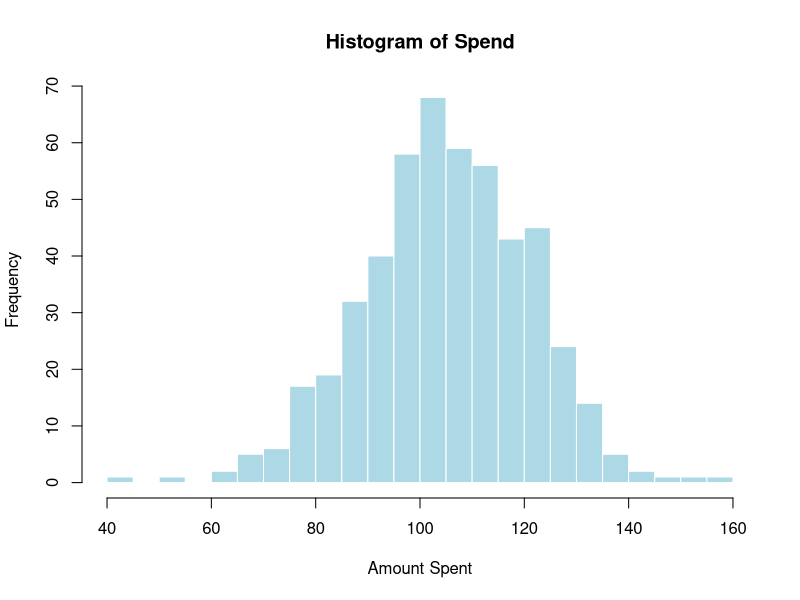

Write the R code that produced this figure.
#this code will create a simulated dataset based on information about the
# supermarket shopping habits of UK families. We create a dataset
# representing 500 simulated observations.
# The variables are
# -spend - amount spent on weekly supermarket shop
# -qtime - time spent queuing at checkout/ collection point
# -famsize - no. of household members in addition to buyer
# -store - indicates whether the store is 1: urban, 2 :rural,
# 3 : citycentre
# -shoptype - 0: instore shop, 1: online collection, 2: online home delivery 
# -income - estimated household income
# The setwd() command is optional - you may edit it to your own file
# storage directory or omit entirely
#setwd()

# setting the seed to generate the same dataset 
# every time the code is run
# Create a simulated dataset
set.seed(2275285)
spend <- rnorm(500, 105, 15.75)
qtime <- rpois(500, 7)
famsize <- rpois(500, 4)
store <- sample(1:3, 500, replace = TRUE)
shoptype <- rbinom(500, 2, 0.14)
income <- rnorm(500, 38000, 4500)
weeklyshop <- data.frame(spend, qtime, famsize, store, shoptype, income)

# Create a histogram using base R
hist(weeklyshop$spend, 
    main = "Histogram of Spend", 
    xlab = "Amount Spent", 
    ylab = "Frequency",
    col = "lightblue",
    border = "white",
    breaks = 20)

summary(weeklyshop$spend)